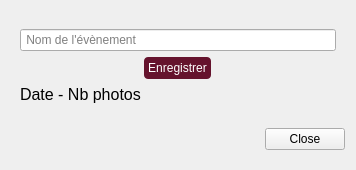
<?xml version="1.0" encoding="UTF-8"?>
<ui version="4.0">
 <class>Dialog</class>
 <widget class="QDialog" name="Dialog">
  <property name="geometry">
   <rect>
    <x>0</x>
    <y>0</y>
    <width>356</width>
    <height>170</height>
   </rect>
  </property>
  <property name="windowTitle">
   <string>Dialog</string>
  </property>
  <property name="styleSheet">
   <string notr="true">#pushButton {
    background-color: #65132d;
	border-radius: 4px;
	padding: 4px;
    color: white;
}

#pushButton:pressed {
    background-color: #ffffff;
    color: black;
}
</string>
  </property>
  <layout class="QVBoxLayout" name="verticalLayout_2">
   <item>
    <widget class="QWidget" name="widgetHaut" native="true">
     <property name="sizePolicy">
      <sizepolicy hsizetype="Preferred" vsizetype="Fixed">
       <horstretch>0</horstretch>
       <verstretch>0</verstretch>
      </sizepolicy>
     </property>
     <layout class="QVBoxLayout" name="verticalLayout_4">
      <item>
       <widget class="QLineEdit" name="lineEdit">
        <property name="placeholderText">
         <string> Nom de l'évènement</string>
        </property>
       </widget>
      </item>
      <item alignment="Qt::AlignHCenter">
       <widget class="QPushButton" name="pushButton">
        <property name="sizePolicy">
         <sizepolicy hsizetype="Fixed" vsizetype="Fixed">
          <horstretch>0</horstretch>
          <verstretch>0</verstretch>
         </sizepolicy>
        </property>
        <property name="text">
         <string>Enregistrer</string>
        </property>
       </widget>
      </item>
      <item>
       <widget class="QLabel" name="label">
        <property name="font">
         <font>
          <pointsize>12</pointsize>
         </font>
        </property>
        <property name="text">
         <string>Date - Nb photos</string>
        </property>
       </widget>
      </item>
     </layout>
    </widget>
   </item>
   <item>
    <widget class="QWidget" name="widgetBas" native="true">
     <property name="sizePolicy">
      <sizepolicy hsizetype="Preferred" vsizetype="Fixed">
       <horstretch>0</horstretch>
       <verstretch>0</verstretch>
      </sizepolicy>
     </property>
     <layout class="QVBoxLayout" name="verticalLayout">
      <property name="leftMargin">
       <number>0</number>
      </property>
      <property name="topMargin">
       <number>0</number>
      </property>
      <property name="rightMargin">
       <number>0</number>
      </property>
      <property name="bottomMargin">
       <number>0</number>
      </property>
      <item>
       <widget class="QDialogButtonBox" name="buttonBox">
        <property name="styleSheet">
         <string notr="true">QPushButton#qt_msgbox_buttonbox button[role=&quot;apply&quot;] {
    background-color: #65132d;
    color: white;
}
</string>
        </property>
        <property name="orientation">
         <enum>Qt::Horizontal</enum>
        </property>
        <property name="standardButtons">
         <set>QDialogButtonBox::Close</set>
        </property>
        <property name="centerButtons">
         <bool>false</bool>
        </property>
       </widget>
      </item>
     </layout>
    </widget>
   </item>
  </layout>
 </widget>
 <resources/>
 <connections>
  <connection>
   <sender>buttonBox</sender>
   <signal>accepted()</signal>
   <receiver>Dialog</receiver>
   <slot>accept()</slot>
   <hints>
    <hint type="sourcelabel">
     <x>248</x>
     <y>254</y>
    </hint>
    <hint type="destinationlabel">
     <x>157</x>
     <y>274</y>
    </hint>
   </hints>
  </connection>
  <connection>
   <sender>buttonBox</sender>
   <signal>rejected()</signal>
   <receiver>Dialog</receiver>
   <slot>reject()</slot>
   <hints>
    <hint type="sourcelabel">
     <x>316</x>
     <y>260</y>
    </hint>
    <hint type="destinationlabel">
     <x>286</x>
     <y>274</y>
    </hint>
   </hints>
  </connection>
 </connections>
</ui>
